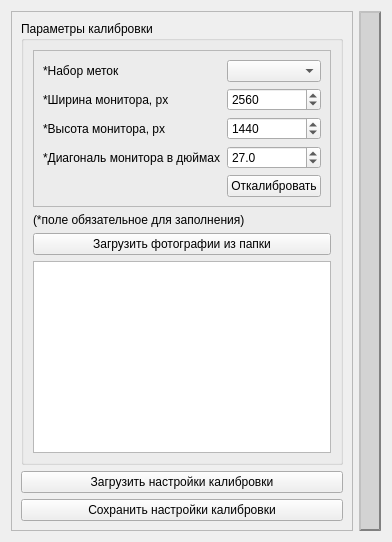
      <widget class="QWidget" name="calibration_tab">
       <attribute name="title">
        <string>Калибровка камеры</string>
       </attribute>
       <layout class="QHBoxLayout" name="horizontalLayout_4">
        <item>
         <widget class="QFrame" name="frame_3">
          <property name="sizePolicy">
           <sizepolicy hsizetype="Fixed" vsizetype="Preferred">
            <horstretch>0</horstretch>
            <verstretch>0</verstretch>
           </sizepolicy>
          </property>
          <property name="minimumSize">
           <size>
            <width>250</width>
            <height>0</height>
           </size>
          </property>
          <property name="frameShape">
           <enum>QFrame::StyledPanel</enum>
          </property>
          <property name="frameShadow">
           <enum>QFrame::Raised</enum>
          </property>
          <layout class="QVBoxLayout" name="verticalLayout_3">
           <item>
            <widget class="QGroupBox" name="groupBox_3">
             <property name="title">
              <string>Параметры калибровки</string>
             </property>
             <layout class="QVBoxLayout" name="verticalLayout_4">
              <item>
               <widget class="QFrame" name="frame_4">
                <property name="minimumSize">
                 <size>
                  <width>0</width>
                  <height>0</height>
                 </size>
                </property>
                <property name="frameShape">
                 <enum>QFrame::StyledPanel</enum>
                </property>
                <property name="frameShadow">
                 <enum>QFrame::Raised</enum>
                </property>
                <layout class="QGridLayout" name="gridLayout">
                 <item row="0" column="0">
                  <widget class="QLabel" name="label_13">
                   <property name="text">
                    <string>*Набор меток</string>
                   </property>
                  </widget>
                 </item>
                 <item row="0" column="1">
                  <widget class="QComboBox" name="calibrate_aruco_dict"/>
                 </item>
                 <item row="1" column="0">
                  <widget class="QLabel" name="label_7">
                   <property name="sizePolicy">
                    <sizepolicy hsizetype="Fixed" vsizetype="Preferred">
                     <horstretch>0</horstretch>
                     <verstretch>0</verstretch>
                    </sizepolicy>
                   </property>
                   <property name="text">
                    <string>*Ширина монитора, px</string>
                   </property>
                  </widget>
                 </item>
                 <item row="1" column="1">
                  <widget class="QSpinBox" name="calibrate_screen_width">
                   <property name="maximum">
                    <number>1000000</number>
                   </property>
                   <property name="value">
                    <number>2560</number>
                   </property>
                  </widget>
                 </item>
                 <item row="2" column="0">
                  <widget class="QLabel" name="label_8">
                   <property name="sizePolicy">
                    <sizepolicy hsizetype="Fixed" vsizetype="Preferred">
                     <horstretch>0</horstretch>
                     <verstretch>0</verstretch>
                    </sizepolicy>
                   </property>
                   <property name="text">
                    <string>*Высота монитора, px</string>
                   </property>
                  </widget>
                 </item>
                 <item row="2" column="1">
                  <widget class="QSpinBox" name="calibrate_screem_height">
                   <property name="maximum">
                    <number>1000000</number>
                   </property>
                   <property name="value">
                    <number>1440</number>
                   </property>
                   <property name="displayIntegerBase">
                    <number>10</number>
                   </property>
                  </widget>
                 </item>
                 <item row="3" column="0">
                  <widget class="QLabel" name="label_12">
                   <property name="sizePolicy">
                    <sizepolicy hsizetype="Fixed" vsizetype="Preferred">
                     <horstretch>0</horstretch>
                     <verstretch>0</verstretch>
                    </sizepolicy>
                   </property>
                   <property name="text">
                    <string>*Диагональ монитора в дюймах</string>
                   </property>
                  </widget>
                 </item>
                 <item row="3" column="1">
                  <widget class="QDoubleSpinBox" name="calibrate_screen_inches">
                   <property name="decimals">
                    <number>1</number>
                   </property>
                   <property name="maximum">
                    <double>10000.000000000000000</double>
                   </property>
                   <property name="singleStep">
                    <double>0.100000000000000</double>
                   </property>
                   <property name="value">
                    <double>27.000000000000000</double>
                   </property>
                  </widget>
                 </item>
                 <item row="4" column="1">
                  <widget class="QPushButton" name="calibrate_start_btn">
                   <property name="text">
                    <string>Откалибровать</string>
                   </property>
                   <property name="icon">
                    <iconset>
                     <normaloff>Resources/icons/speedometer.svg</normaloff>Resources/icons/speedometer.svg</iconset>
                   </property>
                   <property name="iconSize">
                    <size>
                     <width>24</width>
                     <height>24</height>
                    </size>
                   </property>
                  </widget>
                 </item>
                </layout>
               </widget>
              </item>
              <item>
               <widget class="QLabel" name="label_14">
                <property name="text">
                 <string>(*поле обязательное для заполнения)</string>
                </property>
               </widget>
              </item>
              <item>
               <widget class="QPushButton" name="calibrate_load_photo">
                <property name="text">
                 <string>Загрузить фотографии из папки</string>
                </property>
                <property name="icon">
                 <iconset>
                  <normaloff>Resources/icons/camera.svg</normaloff>Resources/icons/camera.svg</iconset>
                </property>
                <property name="iconSize">
                 <size>
                  <width>24</width>
                  <height>24</height>
                 </size>
                </property>
                <property name="autoRepeat">
                 <bool>false</bool>
                </property>
                <property name="autoDefault">
                 <bool>true</bool>
                </property>
                <property name="default">
                 <bool>false</bool>
                </property>
                <property name="flat">
                 <bool>false</bool>
                </property>
               </widget>
              </item>
              <item>
               <widget class="QListWidget" name="calibrate_photo_list">
                <property name="editTriggers">
                 <set>QAbstractItemView::DoubleClicked</set>
                </property>
               </widget>
              </item>
             </layout>
            </widget>
           </item>
           <item>
            <layout class="QHBoxLayout" name="horizontalLayout_5">
             <item>
              <widget class="QPushButton" name="calibrate_load_settings">
               <property name="sizePolicy">
                <sizepolicy hsizetype="Expanding" vsizetype="Fixed">
                 <horstretch>0</horstretch>
                 <verstretch>0</verstretch>
                </sizepolicy>
               </property>
               <property name="text">
                <string>Загрузить настройки калибровки</string>
               </property>
               <property name="icon">
                <iconset>
                 <normaloff>Resources/icons/settings.svg</normaloff>Resources/icons/settings.svg</iconset>
               </property>
               <property name="iconSize">
                <size>
                 <width>24</width>
                 <height>24</height>
                </size>
               </property>
              </widget>
             </item>
            </layout>
           </item>
           <item>
            <layout class="QHBoxLayout" name="horizontalLayout_6">
             <item>
              <widget class="QPushButton" name="calibrate_save_settings">
               <property name="text">
                <string>Сохранить настройки калибровки</string>
               </property>
               <property name="icon">
                <iconset>
                 <normaloff>Resources/icons/diskette.svg</normaloff>Resources/icons/diskette.svg</iconset>
               </property>
               <property name="iconSize">
                <size>
                 <width>24</width>
                 <height>24</height>
                </size>
               </property>
              </widget>
             </item>
            </layout>
           </item>
          </layout>
         </widget>
        </item>
        <item>
         <widget class="QFrame" name="calibrate_Gview">
          <property name="styleSheet">
           <string notr="true">border-width: 2px;
border-color: grey;
border-style: outset;
background-color: lightgrey;
</string>
          </property>
          <layout class="QGridLayout" name="gridLayout_6"/>
         </widget>
        </item>
       </layout>
      </widget>
